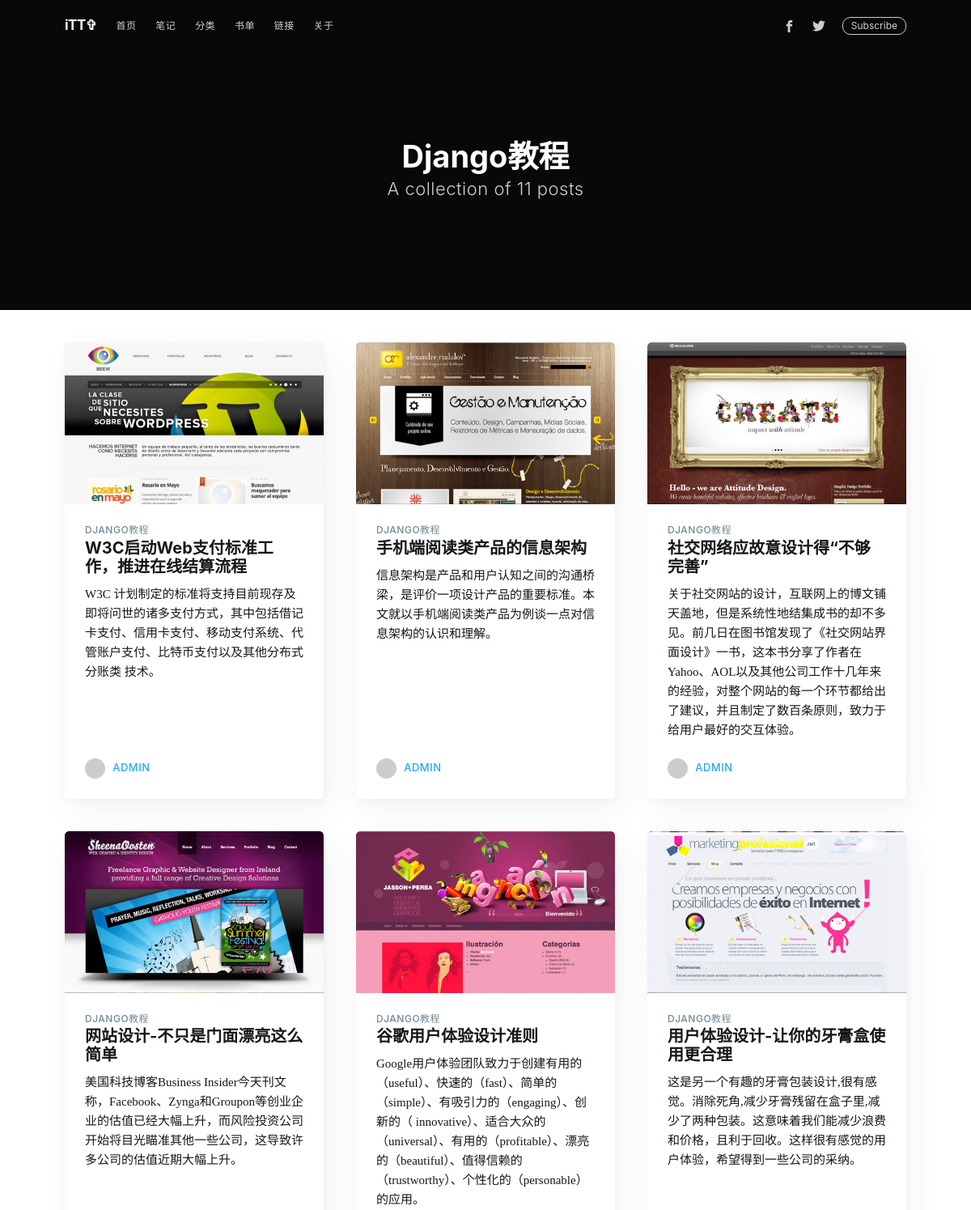
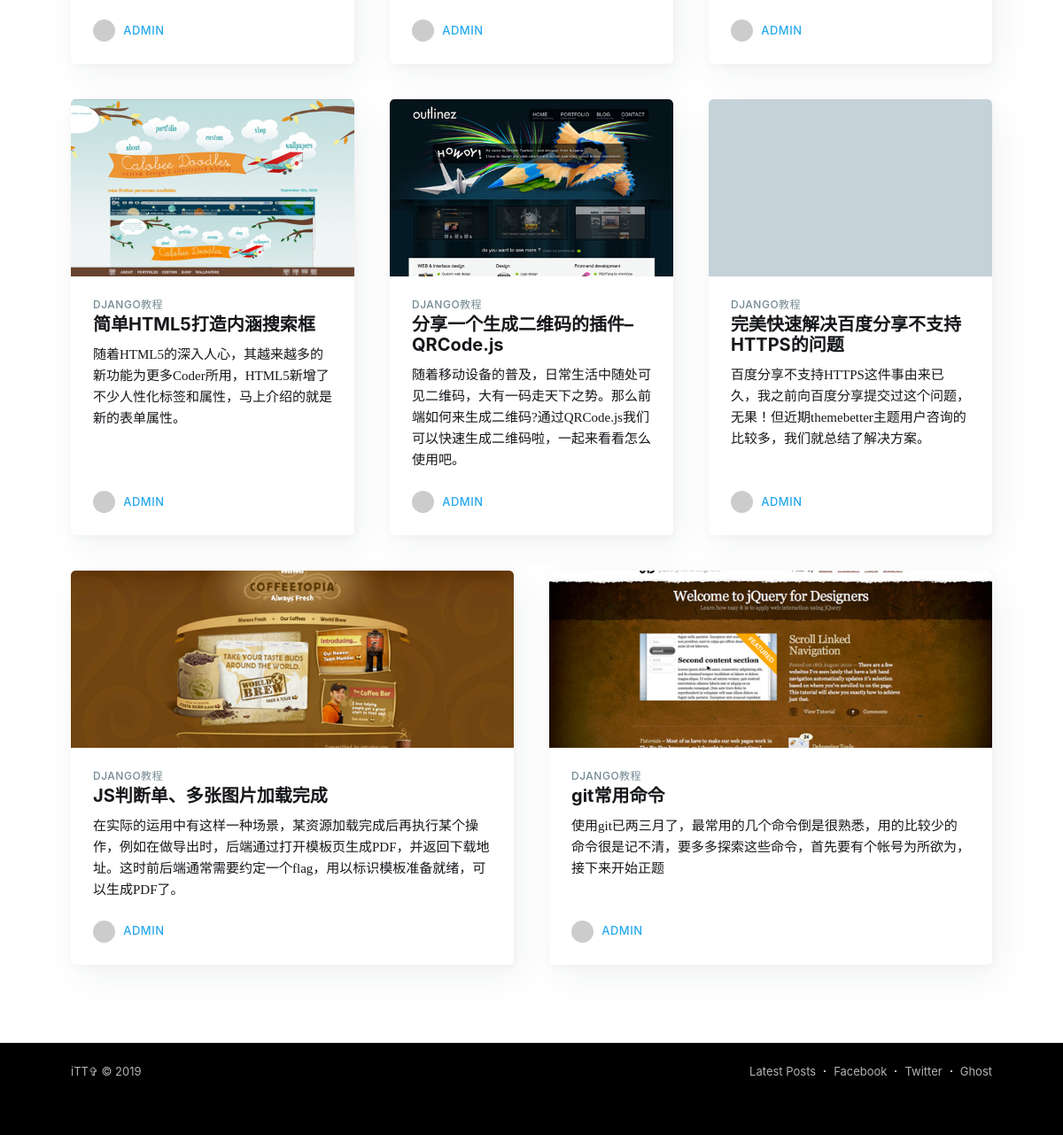
Screenshot of /tag/Django教程 with the database file from the repository (2 pictures, top to bottom).
### blog/models.py (models this page shows, shortened)
class Tag(models.Model):
    name = models.CharField('文章标签', max_length=100)
    class Meta:
        verbose_name = '文章标签'
        verbose_name_plural = verbose_name
    def __str__(self):
        return self.name

class Article(models.Model):
    title = models.CharField('标题', max_length=70)
    excerpt = models.TextField('摘要', max_length=200, blank=True)
    category = models.ForeignKey(Category, on_delete=models.DO_NOTHING, verbose_name='分类', blank=True, null=True)
    tags = models.ManyToManyField(Tag, verbose_name='标签', blank=True)
    img = models.ImageField(upload_to='article_img/%Y/%m/%d/', verbose_name='文章图片', blank=True, null=True)
    body = models.TextField()
    user = models.ForeignKey(User, on_delete=models.CASCADE, verbose_name='作者')
    """
    文章作者，这里User是从django.contrib.auth.models导入的。
    这里我们通过ForeignKey 把文章和 User 关联了起来
    """
    views = models.PositiveIntegerField('阅读量', default=0)
    tui = models.ForeignKey(Tui, on_delete=models.DO_NOTHING, verbose_name='推荐位', blank=True, null=True)
    created_time = models.DateTimeField('发布时间', auto_now_add=True)
    modified_time = models.DateTimeField('修改时间', auto_now=True)
    class Meta:
        verbose_name = '文章'
        verbose_name_plural = verbose_name

### blog/views.py (the view)
# urls.py: path('tag/<tag>', views.tag, name='tag'), # 标签列表页
def tag(request, tag):
    list = Article.objects.filter(tags__name=tag)  # 获取通过URL传进来的tag，然后筛选出对应文章
    tname = Tag.objects.get(name=tag)    # 获取当前文章的栏目名
    tnums = len(list)
    return render(request, 'tags.html', locals())   # locals()的作用是返回一个包含当前作用域里面的所有变量和它们的值的字典。

### blog/views.py (called while the page is built)
def global_variable(request):
    rightTui = Article.objects.filter(tui__id=2)[:6]
    alltags = Tag.objects.all()
    allcategory = Category.objects.all()
    return locals()

### templates/tags.html
{% extends "base.html" %}
{% block head %}
{% include "header.html" %}
{% endblock %}
	{% block author %}
<div class="site-header-content">
<h1 class="site-title">{{ tname }}</h1>
<h2 class="site-description">
A collection of {{ tnums }} posts
</h2>
</div>
	{% endblock %}
{% block heart %}
<div class="post-feed">
{% for a in list %}
    <article class="post-card post tag-git">
    <a class="post-card-image-link" href="{% url 'index' %}tag/{{ tname }}">
    <div class="post-card-image" style="background-image: url({% url 'index' %}static/{{ a.img }})"></div>
    </a>
    <div class="post-card-content">
    <a class="post-card-content-link" href="{% url 'index' %}show-{{ a.id }}.html">
    <header class="post-card-header">
    <span class="post-card-tags">{{ tname }}</span>
    <h2 class="post-card-title">{{ a.title }}</h2>
    </header>
    <section class="post-card-excerpt">
    <p>{{ a.excerpt }}</p>
    </section>
    </a>
    <footer class="post-card-meta">
    <img class="author-profile-image" src="https://www.gravatar.com/avatar/eef863b3e7bf23276612b18cecd880c9?s=250&amp;d=mm&amp;r=x" alt="Hooray" />
    <span class="post-card-author"><a href="{% url 'index' %}author.html">{{ a.user }}</a></span>
    </footer>
    </div>
    </article>
{% endfor %}
</div>
{% endblock %}

### static/css/screen.css (style rules this page uses)
a,abbr,acronym,address,applet,article,aside,audio,big,blockquote,body,canvas,caption,cite,code,dd,del,details,dfn,div,dl,dt,em,embed,fieldset,figcaption,figure,footer,form,h1,h2,h3,h4,h5,h6,header,hgroup,html,iframe,img,ins,kbd,label,legend,li,mark,menu,nav,object,ol,output,p,pre,q,ruby,s,samp,section,small,span,strike,strong,sub,summary,sup,table,tbody,td,tfoot,th,thead,time,tr,tt,ul,var,video { margin:0;padding:0;border:0;font:inherit;font-size:100%;vertical-align:baseline }
body { line-height:1 }
img { max-width:100% }
html { box-sizing:border-box;font-family:sans-serif;-ms-text-size-adjust:100%;-webkit-text-size-adjust:100% }
*,:after,:before { box-sizing:inherit }
a { background-color:transparent }
h1 { margin:.67em 0;font-size:2em }
img { border:0 }
html { overflow-y:scroll;font-size:62.5%;-webkit-tap-highlight-color:transparent }
body,html { overflow-x:hidden }
body { color:#3c484e;font-family:-apple-system,BlinkMacSystemFont,Segoe UI,Roboto,Oxygen,Ubuntu,Cantarell,Open Sans,Helvetica Neue,sans-serif;font-size:1.5rem;line-height:1.6em;font-weight:400;font-style:normal;letter-spacing:0;text-rendering:optimizeLegibility;background:#fff;-webkit-font-smoothing:antialiased;-moz-osx-font-smoothing:grayscale;-moz-font-feature-settings:"liga" on }
audio,canvas,iframe,img,svg,video { vertical-align:middle }
blockquote,dl,ol,p,ul { margin:0 0 1.5em }
a { color:#26a8ed;text-decoration:none }
h1,h2,h3,h4,h5,h6 { margin-top:0;line-height:1.15;font-weight:700;text-rendering:optimizeLegibility }
h1 { margin:0 0 .5em;font-size:5rem;font-weight:700 }
h2 { margin:1.5em 0 .5em;font-size:2rem }
body { background:#f4f8fb }
.site-header-content { display:-ms-flexbox;display:flex;-ms-flex-direction:column;flex-direction:column;-ms-flex-pack:center;justify-content:center;-ms-flex-align:center;align-items:center;padding:10vw 4vw;min-height:200px;max-height:450px;text-align:center }
.site-title { z-index:10;margin:0;padding:0;font-size:3.8rem;font-weight:700 }
.site-description { z-index:10;margin:0;padding:5px 0;font-size:2.2rem;font-weight:300;letter-spacing:.5px;opacity:.8 }
.post-feed { position:relative;-ms-flex-wrap:wrap;flex-wrap:wrap;margin:0 -20px;padding:40px 0 0 }
.post-card,.post-feed { display:-ms-flexbox;display:flex }
.post-card { -ms-flex:1 1 300px;flex:1 1 300px;-ms-flex-direction:column;flex-direction:column;overflow:hidden;margin:0 20px 40px;min-height:300px;background:#fff 50%;background-size:cover;border-radius:5px;box-shadow:8px 14px 38px rgba(39,44,49,.06),1px 3px 8px rgba(39,44,49,.03);transition:all .5s ease }
.post-card-image-link { position:relative;display:block;overflow:hidden;border-radius:5px 5px 0 0 }
.post-card-image { width:auto;height:200px;background:#c5d2d9 no-repeat 50%;background-size:cover }
.post-card-content-link { position:relative;display:block;padding:25px 25px 0;color:#15171a }
.post-card-tags { display:block;margin-bottom:4px;color:#738a94;font-size:1.2rem;line-height:1.15em;font-weight:500;letter-spacing:.5px;text-transform:uppercase }
.post-card-title { margin-top:0 }
.post-card-content { -ms-flex-positive:1;flex-grow:1;display:-ms-flexbox;display:flex;-ms-flex-direction:column;flex-direction:column;-ms-flex-pack:justify;justify-content:space-between }
.post-card-excerpt { font-family:Georgia,serif }
.post-card-meta { padding:0 25px 25px }
.author-profile-image { margin-right:5px;width:25px;height:25px;border-radius:100%;object-fit:cover }
.post-card-author { font-size:1.3rem;font-weight:500;letter-spacing:.5px;text-transform:uppercase }

### rows the page displays
Tag: name "Django教程", name "DJANGO教程"
Article: img (picture), title "W3C启动Web支付标准工作，推进在线结算流程", excerpt "W3C 计划制定的标准将支持目前现存及即将问世的诸多支付方式，其中包括借记卡支付、信用卡支付、移动支付系统、代管账户支付、比特币支付以及其他分布式分账类 技术。", user "ADMIN"
Article: img (picture), title "手机端阅读类产品的信息架构", excerpt "信息架构是产品和用户认知之间的沟通桥梁，是评价一项设计产品的重要标准。本文就以手机端阅读类产品为例谈一点对信息架构的认识和理解。", user "ADMIN"
Article: img (picture), title "社交网络应故意设计得“不够完善”", excerpt "关于社交网站的设计，互联网上的博文铺天盖地，但是系统性地结集成书的却不多见。前几日在图书馆发现了《社交网站界面设计》一书，这本书分享了作者在Yahoo、AOL以及其他公司工作十几年来的经验，对整个网站的每一个环节都给出了建议，并且制定了数百条原则，致力于给用户最好的交互体验。", user "ADMIN"
Article: img (picture), title "网站设计-不只是门面漂亮这么简单", excerpt "美国科技博客Business Insider今天刊文称，Facebook、Zynga和Groupon等创业企业的估值已经大幅上升，而风险投资公司开始将目光瞄准其他一些公司，这导致许多公司的估值近期大幅上升。", user "ADMIN"
Article: img (picture), title "谷歌用户体验设计准则", excerpt "Google用户体验团队致力于创建有用的（useful）、快速的（fast）、简单的（simple）、有吸引力的（engaging）、创新的（ innovative）、适合大众的（universal）、有用的（profitable）、漂亮的（beautiful）、值得信赖的（trustworthy）、个性化的（personable）的应用。", user "ADMIN"
Article: img (picture), title "用户体验设计-让你的牙膏盒使用更合理", excerpt "这是另一个有趣的牙膏包装设计,很有感觉。消除死角,减少牙膏残留在盒子里,减少了两种包装。这意味着我们能减少浪费和价格，且利于回收。这样很有感觉的用户体验，希望得到一些公司的采纳。", user "ADMIN"
Article: img (picture), title "简单HTML5打造内涵搜索框", excerpt "随着HTML5的深入人心，其越来越多的新功能为更多Coder所用，HTML5新增了不少人性化标签和属性，马上介绍的就是新的表单属性。", user "ADMIN"
Article: img (picture), title "分享一个生成二维码的插件–QRCode.js", excerpt "随着移动设备的普及，日常生活中随处可见二维码，大有一码走天下之势。那么前端如何来生成二维码?通过QRCode.js我们可以快速生成二维码啦，一起来看看怎么使用吧。", user "ADMIN"
Article: title "完美快速解决百度分享不支持HTTPS的问题", excerpt "百度分享不支持HTTPS这件事由来已久，我之前向百度分享提交过这个问题，无果！但近期themebetter主题用户咨询的比较多，我们就总结了解决方案。", user "ADMIN"
Article: img (picture), title "JS判断单、多张图片加载完成", excerpt "在实际的运用中有这样一种场景，某资源加载完成后再执行某个操作，例如在做导出时，后端通过打开模板页生成PDF，并返回下载地址。这时前后端通常需要约定一个flag，用以标识模板准备就绪，可以生成PDF了。", user "ADMIN"
Article: img (picture), title "git常用命令", excerpt "使用git已两三月了，最常用的几个命令倒是很熟悉，用的比较少的命令很是记不清，要多多探索这些命令，首先要有个帐号为所欲为，接下来开始正题", user "ADMIN"

### other values shown
{{ tnums }} "11"
